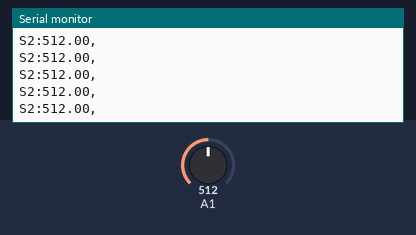
A sketch run on a simulated Arduino Uno, built with avr-gcc and run on an emulated ATmega328P. On the bench: the last lines printed to the serial monitor. The inputs (shaded band) are chosen by the test bench; at power-on: A1 = 512.

Above: at 4.2 s.
4.3 s: A1 set to 110
At 4.53 s:
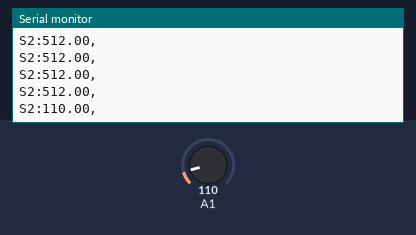
5.8 s: A1 set to 93
At 5.86 s:
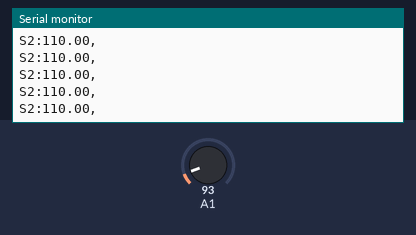
Timing chart, 0 to 8.3 s (numbered marks = the images above; inputs shaded):
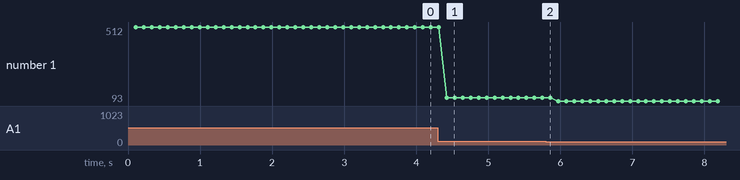

The sketch:

Comms_Arduino2Processing_moreSensor.ino
```cpp
// 1026mapa
// ashley james brown
// more than 1 sensor

void setup() {
  // put your setup code here, to run once:
  Serial.begin(9600);
  pinMode(A0,INPUT);
  pinMode(A1,INPUT);
}

void loop() {
  // put your main code here, to run repeatedly:
//  float s1 = analogRead(A0);

  delay(10);
  float s2 = analogRead(A1);
  delay (100);

//  Serial.print("S1:");
//  Serial.print(s1);
//  Serial.print(",");

  Serial.print("S2:");
  Serial.print(s2);
  Serial.println(",");
}
```

Measured:
- after the input at 4.3 s, the serial monitor: prints a new line after 0.12 s (image 1)
- plotted number 1: 512 → 110 after the input at 4.3 s, 110 → 93 after the input at 5.8 s
